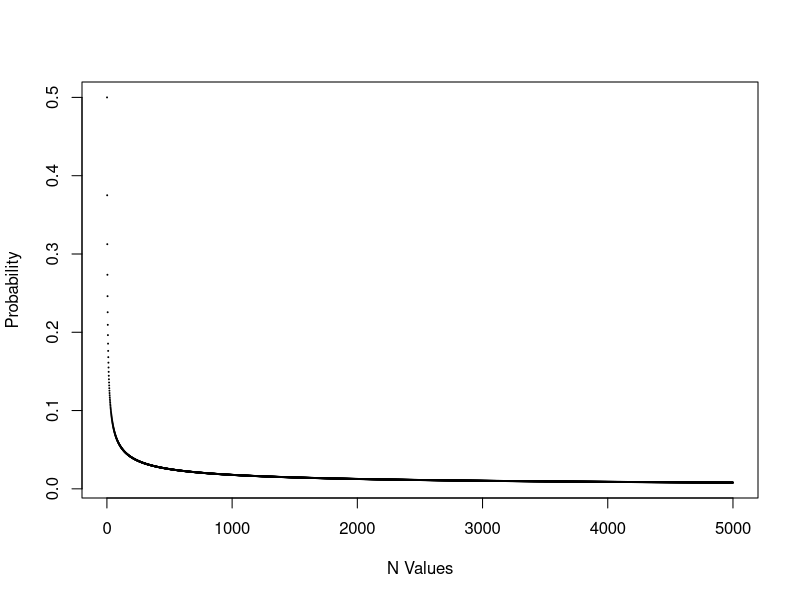

Write the R code that produced this figure.
## ---- chunk 1
vec = 1:5000
probs = rep(0, 5000)
for (i in 1:5000){
  probs[i]=dbinom(i,2*i, 0.5)
}

plot(vec, probs, pch = 20, cex = .2, xlab = "N Values", ylab = "Probability")
